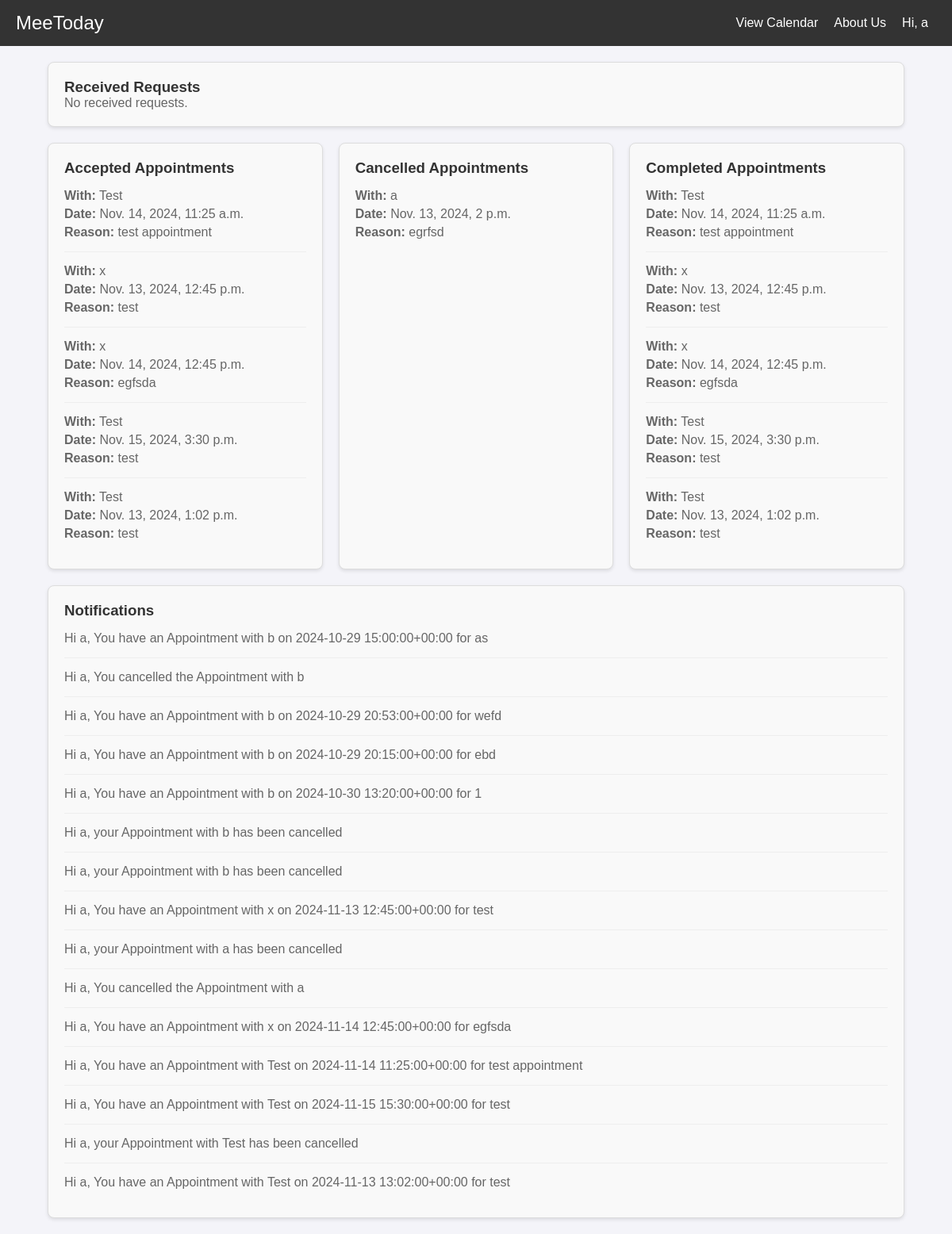
Page /notifications/ (signed in) on the earlier database version.
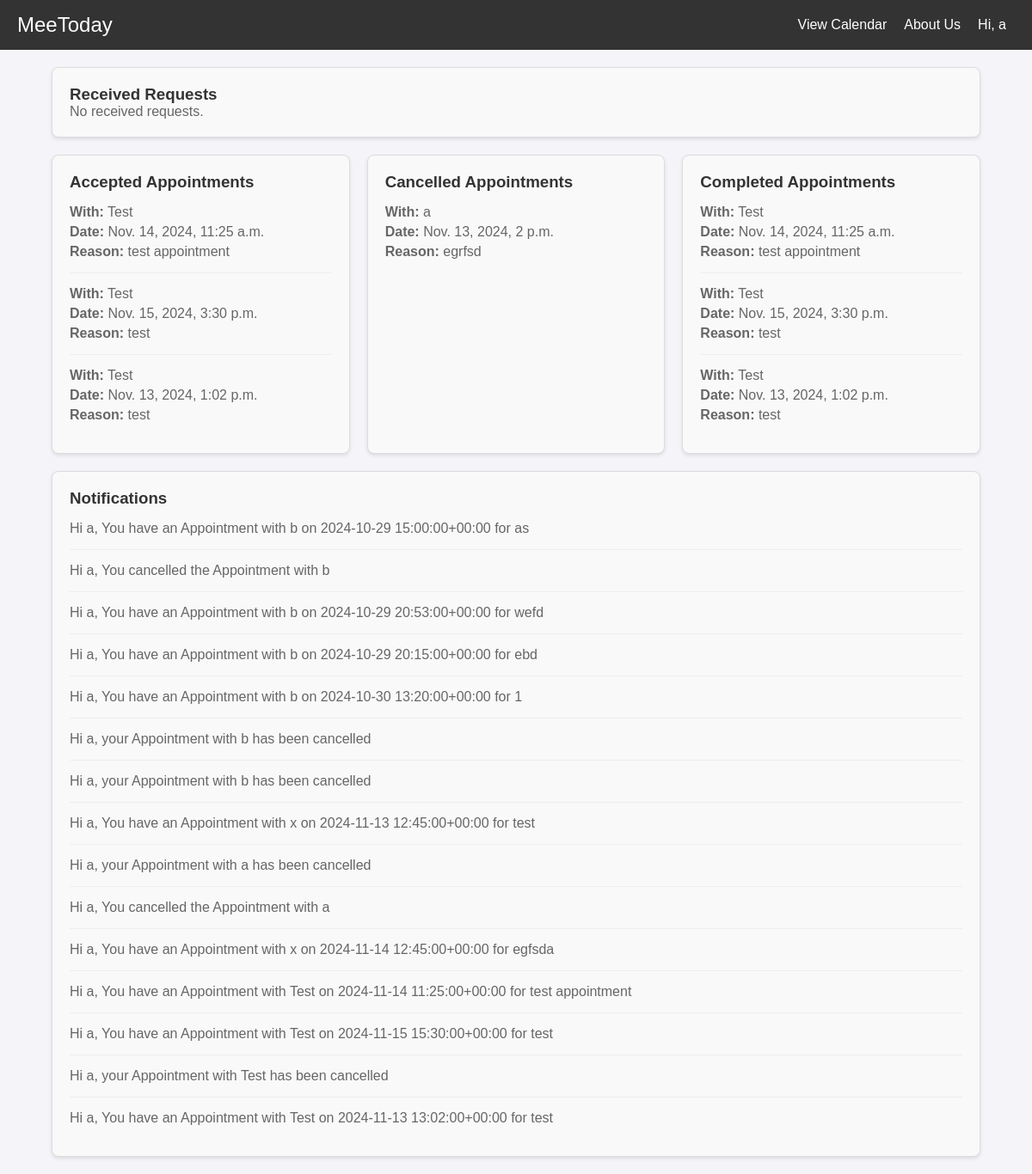
Same page on the later database version.
### appointments/models.py (models this page shows, shortened)
class Appointment(models.Model):
    STATUS_CHOICES = [
        ('pending', 'Pending'),
        ('accepted', 'Accepted'),
        ('modified', 'Modified'),
        ('rejected', 'Rejected'),
    ]
    requester = models.ForeignKey(User, on_delete=models.CASCADE, related_name='sent_requests')
    recipient = models.ForeignKey(User, on_delete=models.CASCADE, related_name='received_requests')
    date = models.DateTimeField()
    end_time = models.DateTimeField()  # New field for the end time
    reason = models.TextField()
    status = models.CharField(max_length=10, choices=STATUS_CHOICES, default='pending')

class Notification(models.Model):
    user = models.ForeignKey(User, on_delete=models.CASCADE)
    message = models.TextField()
    created_at = models.DateTimeField(auto_now_add=True)

### appointments/views.py (the view)
# urls.py: path('notifications/', views.notifications_view, name='notifications'),
@login_required
def notifications_view(request):
    received_requests = Appointment.objects.filter(recipient=request.user, status='pending')
    accepted_appointments = Appointment.objects.filter(
        (Q(recipient=request.user) | Q(requester=request.user)) & Q(status='accepted')
    )
    cancelled_appointments = Appointment.objects.filter(
        (Q(recipient=request.user) | Q(requester=request.user)) & Q(status='rejected')
    )
    completed_appointments = Appointment.objects.filter(
        (Q(recipient=request.user) | Q(requester=request.user)) & Q(date__lt=timezone.now()) & Q(status='accepted')
    )
    notifications = Notification.objects.filter(user=request.user)
    context = {
        'received_requests': received_requests,
        'accepted_appointments': accepted_appointments,
        'cancelled_appointments': cancelled_appointments,
        'completed_appointments': completed_appointments,
        'notifications': notifications,
        'user': request.user,
    }
    return render(request, 'notifications.html', context)

### appointments/templatetags/custom_filters.py (called while the page is built)
@register.filter
def other_user(appointment, user):
    if appointment.requester == user:
        return appointment.recipient.username
    return appointment.requester.username

### appointments/templates/notifications.html (shortened to what this page needs)
{% extends 'base.html' %}
{% load custom_filters %}
{% block content %}
    <div class="notifications-container">
        <div class="notification-box">
            <h3>Received Requests</h3>
            {% for appointment in received_requests %}
                <div class="notification-item">
                    <p><strong>From:</strong> {{ appointment.requester.username }}</p>
                    <p><strong>Date:</strong> {{ appointment.date }}</p>
                    <p><strong>Reason:</strong> {{ appointment.reason }}</p>
                    <form method="POST" action="{% url 'handle_request' appointment.id %}">
                        {% csrf_token %}
                        <button type="submit" name="action" value="accept" class="accept">Accept</button>
                        <button type="submit" name="action" value="modify" class="modify">Modify</button>
                        <button type="submit" name="action" value="cancel" class="cancel">Cancel</button>
                    </form>
                </div>
            {% empty %}
                <p>No received requests.</p>
            {% endfor %}
        </div>
        <div class="flex-row">
            <div class="notification-box">
                <h3>Accepted Appointments</h3>
                {% for appointment in accepted_appointments %}
                    <div class="notification-item">
                        <p><strong>With:</strong> {{ appointment|other_user:user }}</p>
                        <p><strong>Date:</strong> {{ appointment.date }}</p>
                        <p><strong>Reason:</strong> {{ appointment.reason }}</p>
                    </div>
                {% empty %}
                    <p>No accepted appointments.</p>
                {% endfor %}
            </div>
            <div class="notification-box">
                <h3>Cancelled Appointments</h3>
                {% for appointment in cancelled_appointments %}
                    <div class="notification-item">
                        <p><strong>With:</strong> {{ appointment|other_user:user }}</p>
                        <p><strong>Date:</strong> {{ appointment.date }}</p>
                        <p><strong>Reason:</strong> {{ appointment.reason }}</p>
                    </div>
                {% empty %}
                    <p>No cancelled or rejected appointments.</p>
                {% endfor %}
            </div>
            <div class="notification-box">
                <h3>Completed Appointments</h3>
                {% for appointment in completed_appointments %}
                    <div class="notification-item">
                        <p><strong>With:</strong> {{ appointment|other_user:user }}</p>
                        <p><strong>Date:</strong> {{ appointment.date }}</p>
                        <p><strong>Reason:</strong> {{ appointment.reason }}</p>
                    </div>
                {% empty %}
                    <p>No completed appointments.</p>
                {% endfor %}
            </div>
        </div>
        <div class="notification-box">
            <h3>Notifications</h3>
            {% for notification in notifications %}
                <div class="notification-item">
                    <p>{{ notification.message }}</p>
                </div>
            {% endfor %}
        </div>
    </div>
{% endblock %}

Differences in the rows shown:
removed Appointment: requester+recipient "x", date "Nov. 13, 2024, 12:45 p.m.", reason "test"
removed Appointment: requester+recipient "x", date "Nov. 14, 2024, 12:45 p.m.", reason "egfsda"
